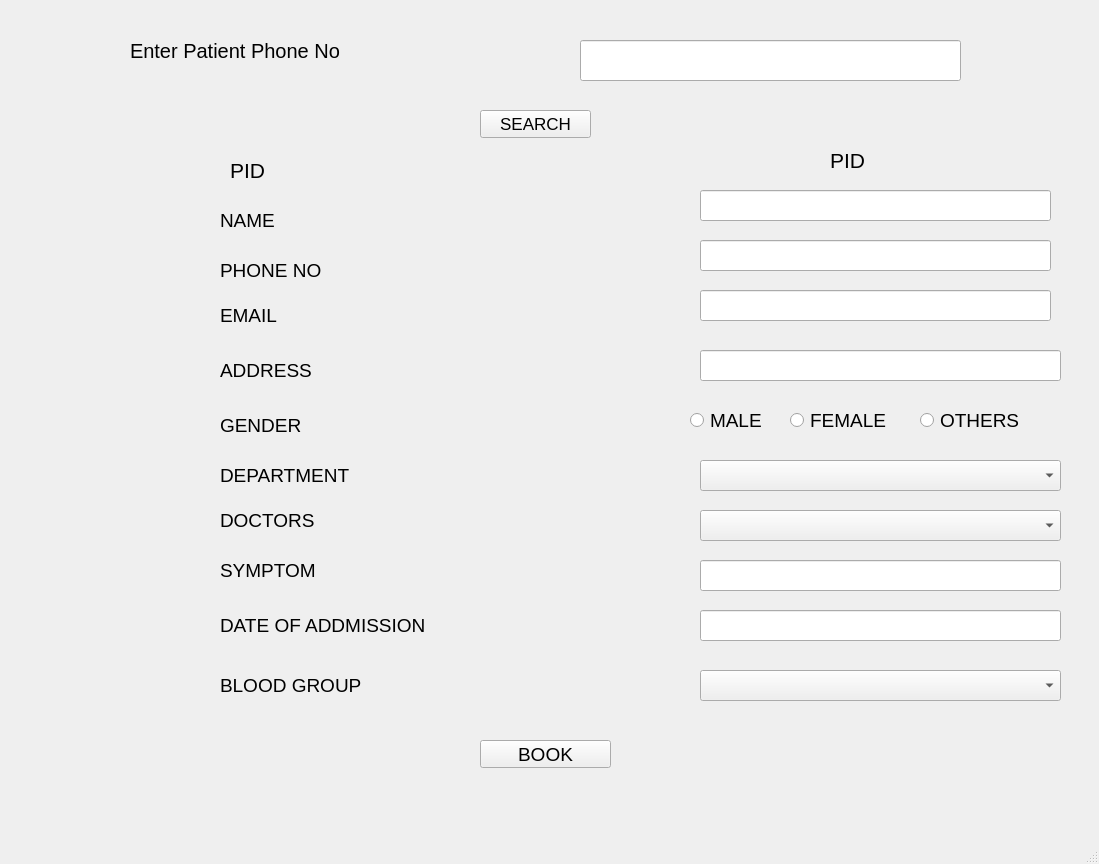
<?xml version="1.0" encoding="UTF-8"?>
<ui version="4.0">
 <class>patient</class>
 <widget class="QMainWindow" name="patient">
  <property name="geometry">
   <rect>
    <x>0</x>
    <y>0</y>
    <width>1099</width>
    <height>864</height>
   </rect>
  </property>
  <property name="font">
   <font>
    <pointsize>14</pointsize>
   </font>
  </property>
  <property name="windowTitle">
   <string>MainWindow</string>
  </property>
  <widget class="QWidget" name="centralwidget">
   <widget class="QLabel" name="l1">
    <property name="geometry">
     <rect>
      <x>130</x>
      <y>30</y>
      <width>271</width>
      <height>41</height>
     </rect>
    </property>
    <property name="font">
     <font>
      <pointsize>15</pointsize>
     </font>
    </property>
    <property name="text">
     <string>Enter Patient Phone No</string>
    </property>
   </widget>
   <widget class="QLineEdit" name="t1">
    <property name="geometry">
     <rect>
      <x>580</x>
      <y>40</y>
      <width>381</width>
      <height>41</height>
     </rect>
    </property>
   </widget>
   <widget class="QPushButton" name="b1">
    <property name="geometry">
     <rect>
      <x>480</x>
      <y>110</y>
      <width>111</width>
      <height>28</height>
     </rect>
    </property>
    <property name="font">
     <font>
      <pointsize>13</pointsize>
     </font>
    </property>
    <property name="text">
     <string>SEARCH</string>
    </property>
   </widget>
   <widget class="QLabel" name="l2">
    <property name="geometry">
     <rect>
      <x>230</x>
      <y>160</y>
      <width>101</width>
      <height>21</height>
     </rect>
    </property>
    <property name="font">
     <font>
      <pointsize>16</pointsize>
     </font>
    </property>
    <property name="text">
     <string>PID</string>
    </property>
   </widget>
   <widget class="QLabel" name="l3">
    <property name="geometry">
     <rect>
      <x>830</x>
      <y>150</y>
      <width>101</width>
      <height>21</height>
     </rect>
    </property>
    <property name="font">
     <font>
      <pointsize>16</pointsize>
     </font>
    </property>
    <property name="text">
     <string>PID</string>
    </property>
   </widget>
   <widget class="QLabel" name="l4">
    <property name="geometry">
     <rect>
      <x>220</x>
      <y>210</y>
      <width>121</width>
      <height>21</height>
     </rect>
    </property>
    <property name="text">
     <string>NAME</string>
    </property>
   </widget>
   <widget class="QLabel" name="l5">
    <property name="geometry">
     <rect>
      <x>220</x>
      <y>260</y>
      <width>131</width>
      <height>21</height>
     </rect>
    </property>
    <property name="text">
     <string>PHONE NO</string>
    </property>
   </widget>
   <widget class="QLabel" name="l6">
    <property name="geometry">
     <rect>
      <x>220</x>
      <y>300</y>
      <width>121</width>
      <height>31</height>
     </rect>
    </property>
    <property name="text">
     <string>EMAIL</string>
    </property>
   </widget>
   <widget class="QLabel" name="l7">
    <property name="geometry">
     <rect>
      <x>220</x>
      <y>350</y>
      <width>131</width>
      <height>41</height>
     </rect>
    </property>
    <property name="text">
     <string>ADDRESS</string>
    </property>
   </widget>
   <widget class="QLabel" name="l8">
    <property name="geometry">
     <rect>
      <x>220</x>
      <y>410</y>
      <width>121</width>
      <height>31</height>
     </rect>
    </property>
    <property name="text">
     <string>GENDER</string>
    </property>
   </widget>
   <widget class="QLabel" name="l9">
    <property name="geometry">
     <rect>
      <x>220</x>
      <y>460</y>
      <width>171</width>
      <height>31</height>
     </rect>
    </property>
    <property name="text">
     <string>DEPARTMENT</string>
    </property>
   </widget>
   <widget class="QLabel" name="l10">
    <property name="geometry">
     <rect>
      <x>220</x>
      <y>510</y>
      <width>141</width>
      <height>21</height>
     </rect>
    </property>
    <property name="text">
     <string>DOCTORS</string>
    </property>
   </widget>
   <widget class="QLabel" name="l11">
    <property name="geometry">
     <rect>
      <x>220</x>
      <y>560</y>
      <width>151</width>
      <height>21</height>
     </rect>
    </property>
    <property name="text">
     <string>SYMPTOM</string>
    </property>
   </widget>
   <widget class="QLabel" name="l12">
    <property name="geometry">
     <rect>
      <x>220</x>
      <y>610</y>
      <width>261</width>
      <height>31</height>
     </rect>
    </property>
    <property name="text">
     <string>DATE OF ADDMISSION</string>
    </property>
   </widget>
   <widget class="QLabel" name="l13">
    <property name="geometry">
     <rect>
      <x>220</x>
      <y>670</y>
      <width>181</width>
      <height>31</height>
     </rect>
    </property>
    <property name="text">
     <string>BLOOD GROUP</string>
    </property>
   </widget>
   <widget class="QLineEdit" name="t2">
    <property name="geometry">
     <rect>
      <x>700</x>
      <y>190</y>
      <width>351</width>
      <height>31</height>
     </rect>
    </property>
    <property name="font">
     <font>
      <pointsize>13</pointsize>
     </font>
    </property>
   </widget>
   <widget class="QPushButton" name="b2">
    <property name="geometry">
     <rect>
      <x>480</x>
      <y>740</y>
      <width>131</width>
      <height>28</height>
     </rect>
    </property>
    <property name="text">
     <string>BOOK</string>
    </property>
   </widget>
   <widget class="QLineEdit" name="t3">
    <property name="geometry">
     <rect>
      <x>700</x>
      <y>240</y>
      <width>351</width>
      <height>31</height>
     </rect>
    </property>
   </widget>
   <widget class="QLineEdit" name="t4">
    <property name="geometry">
     <rect>
      <x>700</x>
      <y>290</y>
      <width>351</width>
      <height>31</height>
     </rect>
    </property>
   </widget>
   <widget class="QLineEdit" name="t5">
    <property name="geometry">
     <rect>
      <x>700</x>
      <y>350</y>
      <width>361</width>
      <height>31</height>
     </rect>
    </property>
   </widget>
   <widget class="QRadioButton" name="r1">
    <property name="geometry">
     <rect>
      <x>690</x>
      <y>410</y>
      <width>95</width>
      <height>20</height>
     </rect>
    </property>
    <property name="text">
     <string>MALE</string>
    </property>
   </widget>
   <widget class="QRadioButton" name="r2">
    <property name="geometry">
     <rect>
      <x>790</x>
      <y>410</y>
      <width>121</width>
      <height>20</height>
     </rect>
    </property>
    <property name="text">
     <string>FEMALE</string>
    </property>
   </widget>
   <widget class="QRadioButton" name="r3">
    <property name="geometry">
     <rect>
      <x>920</x>
      <y>410</y>
      <width>121</width>
      <height>20</height>
     </rect>
    </property>
    <property name="text">
     <string>OTHERS</string>
    </property>
   </widget>
   <widget class="QComboBox" name="combo1">
    <property name="geometry">
     <rect>
      <x>700</x>
      <y>460</y>
      <width>361</width>
      <height>31</height>
     </rect>
    </property>
   </widget>
   <widget class="QComboBox" name="combo2">
    <property name="geometry">
     <rect>
      <x>700</x>
      <y>510</y>
      <width>361</width>
      <height>31</height>
     </rect>
    </property>
   </widget>
   <widget class="QLineEdit" name="t6">
    <property name="geometry">
     <rect>
      <x>700</x>
      <y>560</y>
      <width>361</width>
      <height>31</height>
     </rect>
    </property>
   </widget>
   <widget class="QLineEdit" name="t7">
    <property name="geometry">
     <rect>
      <x>700</x>
      <y>610</y>
      <width>361</width>
      <height>31</height>
     </rect>
    </property>
   </widget>
   <widget class="QComboBox" name="combo3">
    <property name="geometry">
     <rect>
      <x>700</x>
      <y>670</y>
      <width>361</width>
      <height>31</height>
     </rect>
    </property>
   </widget>
  </widget>
  <widget class="QMenuBar" name="menubar">
   <property name="geometry">
    <rect>
     <x>0</x>
     <y>0</y>
     <width>1099</width>
     <height>37</height>
    </rect>
   </property>
  </widget>
  <widget class="QStatusBar" name="statusbar"/>
 </widget>
 <resources/>
 <connections/>
</ui>
